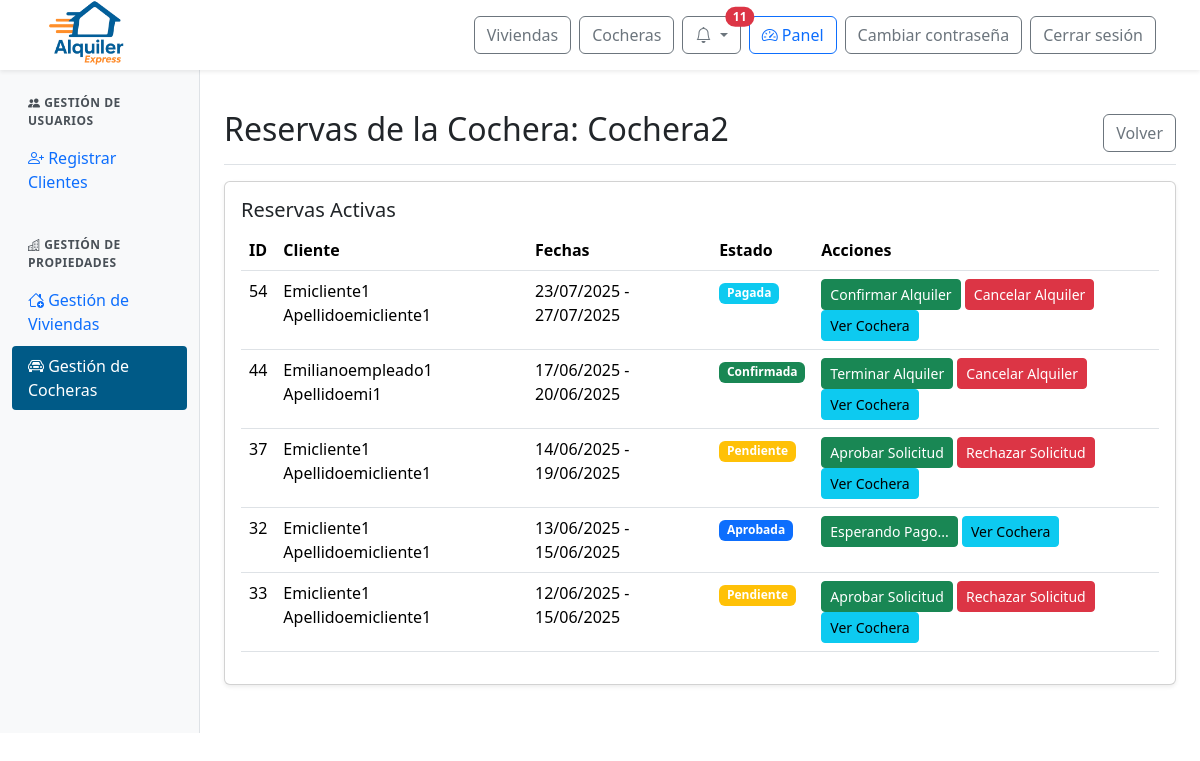
Page /panel/cocheras/reservas/2/ (signed in) on the earlier database version.
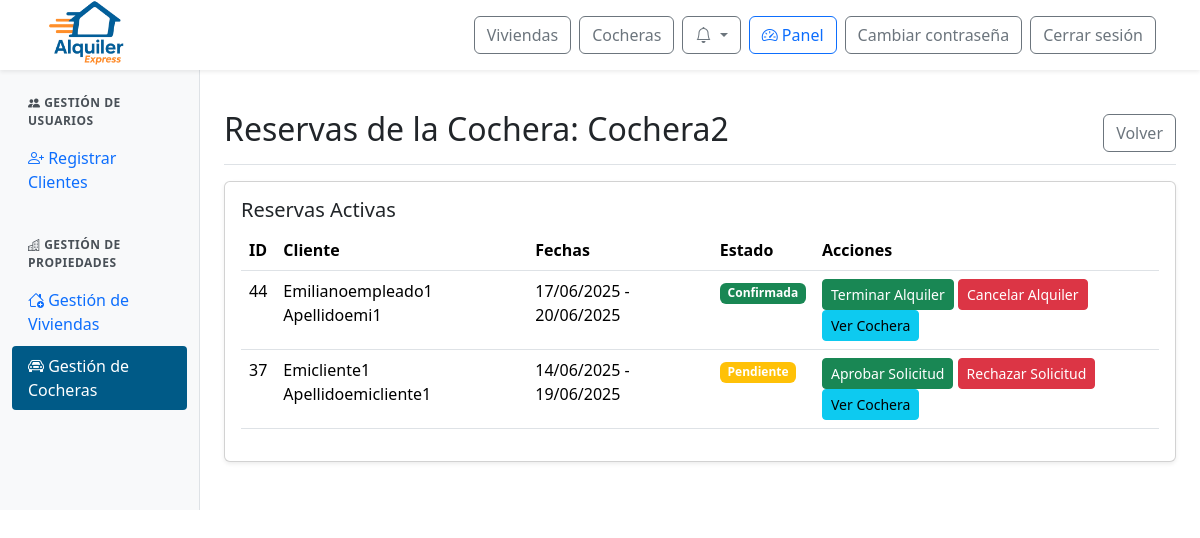
Same page on the later database version.
### web/models.py (models this page shows, shortened)
class Reserva(models.Model):
    id_reserva = models.AutoField(primary_key=True)
    fecha_inicio = models.DateField()
    fecha_fin = models.DateField()
    precio_total = models.DecimalField(max_digits=10, decimal_places=2)
    estado = models.ForeignKey(Estado, on_delete=models.SET_NULL, null=True)  # Aquí está el estado FK
    inmueble = models.ForeignKey(Inmueble, null=True, blank=True, on_delete=models.SET_NULL)
    cochera = models.ForeignKey(Cochera, null=True, blank=True, on_delete=models.SET_NULL)
    descripcion = models.TextField()
    aprobada_en = models.DateTimeField(null=True, blank=True)
    def cliente(self):
        rel = ClienteInmueble.objects.filter(reserva=self).first()
        return rel.cliente if rel else None

class ClienteInmueble(models.Model):
    id_cliente_inmueble = models.AutoField(primary_key=True)
    cliente = models.ForeignKey(Perfil, on_delete=models.CASCADE)  # FK a Perfil, no Usuario
    inmueble = models.ForeignKey(Inmueble, null=True, blank=True, on_delete=models.SET_NULL)
    cochera = models.ForeignKey(Cochera, null=True, blank=True, on_delete=models.SET_NULL)
    reserva = models.ForeignKey(Reserva, on_delete=models.CASCADE)

class Perfil(models.Model):
    id_perfil = models.AutoField(primary_key=True)
    usuario = models.OneToOneField(User, on_delete=models.CASCADE)
    dni = models.CharField(max_length=20)
    fecha_nacimiento = models.DateField(null=True, blank=True)

class Estado(models.Model):
    id_estado = models.AutoField(primary_key=True)
    nombre = models.CharField(max_length=100)

### web/views.py (the view)
# urls.py: path('panel/cocheras/reservas/<int:id_cochera>/', views.admin_cocheras_reservas, name='admin_cocheras_reservas'),
@login_required
@user_passes_test(is_admin_or_empleado)
def admin_cocheras_reservas(request, id_cochera):
    cochera = get_object_or_404(Cochera, id_cochera=id_cochera)
    reservas = Reserva.objects.filter(
        cochera=cochera,
        estado__nombre__in=["Pendiente", "Aprobada", "Pagada", "Confirmada"]
    ).order_by('-fecha_inicio')
    return render(request, 'admin/admin_cocheras_reservas.html', {'cochera': cochera, 'reservas': reservas})

### web/context_processors.py (called while the page is built)
def notifications(request):
    if request.user.is_authenticated:
        try:
            return {
                'notificaciones': request.user.perfil.notificacion_set.order_by('-fecha_creacion')[:10],
                'notificaciones_no_leidas': request.user.perfil.notificacion_set.filter(leido=False).count()
            }
        except Exception:
            return {}
    return {}

def is_client_context(request):
    return {'is_client': is_client(request.user)}

### web/templatetags/user_groups.py (called while the page is built)
@register.filter(name='has_group')
def has_group(user, group_name):
    if not user.is_authenticated:
        return False
    return user.groups.filter(name=group_name).exists()

### web/views.py (called while the page is built)
def is_admin_or_empleado(user):
    return user.is_authenticated and (user.is_staff or user.groups.filter(name="empleado").exists())

def is_client(user):
    return user.is_authenticated and user.groups.filter(name="cliente").exists()

### web/templates/admin/admin_cocheras_reservas.html (shortened to what this page needs)
{% extends 'admin/admin_base.html' %}
{% load static %}
{% block admin_content %}
<div class="d-flex justify-content-between flex-wrap flex-md-nowrap align-items-center pt-3 pb-2 mb-3 border-bottom">
  <h1 class="h2">Reservas de la Cochera: {{ cochera.nombre }}</h1>
  <a href="{% url 'admin_cocheras' %}" class="btn btn-outline-secondary">Volver</a>
</div>
<div class="card shadow-sm mb-4">
  <div class="card-body">
    <h5 class="card-title">Reservas Activas</h5>
    <div class="table-responsive">
      <table class="table table-hover">
        <thead>
          <tr>
            <th>ID</th>
            <th>Cliente</th>
            <th>Fechas</th>
            <th>Estado</th>
            <th>Acciones</th>
          </tr>
        </thead>
        <tbody>
          {% for reserva in reservas %}
          <tr>
            <td>{{ reserva.id_reserva }}</td>
            <td>
              {% if reserva.cliente %}
                {{ reserva.cliente.usuario.get_full_name|default:reserva.cliente.usuario.username }}
              {% else %}
                Cliente no disponible
              {% endif %}
            </td>
            <td>{{ reserva.fecha_inicio|date:"d/m/Y" }} - {{ reserva.fecha_fin|date:"d/m/Y" }}</td>
            <td>
              <span class="badge
                {% if reserva.estado.nombre == 'Confirmada' %}bg-success
                {% elif reserva.estado.nombre == 'Cancelada' %}bg-danger
                {% elif reserva.estado.nombre == 'Rechazada' %}bg-secondary
                {% elif reserva.estado.nombre == 'Pagada' %}bg-info
                {% elif reserva.estado.nombre == 'Aprobada' %}bg-primary
                {% elif reserva.estado.nombre == 'Pendiente' %}bg-warning
                {% elif reserva.estado.nombre == 'Finalizada' %}bg-dark
                {% else %}bg-warning{% endif %}">
                {{ reserva.estado.nombre }}
              </span>
            </td>
            <td>
              {% if reserva.estado.nombre == 'Pendiente' %}
                <button class="btn btn-sm btn-success" onclick="cambiarEstado('{{ reserva.id_reserva }}', 'Aprobada')">Aprobar Solicitud</button>
                <button class="btn btn-sm btn-danger" onclick="cambiarEstado('{{ reserva.id_reserva }}', 'Rechazada')">Rechazar Solicitud</button>
              {% elif reserva.estado.nombre == 'Aprobada' %}
                <button class="btn btn-sm btn-success">Esperando Pago...</button>
              {% elif reserva.estado.nombre == 'Pagada' %}
                <button class="btn btn-sm btn-success" onclick="cambiarEstado('{{ reserva.id_reserva }}', 'Confirmada')">Confirmar Alquiler</button>
                <button class="btn btn-sm btn-danger" onclick="cambiarEstado('{{ reserva.id_reserva }}', 'Cancelada')">Cancelar Alquiler</button>
              {% elif reserva.estado.nombre == 'Confirmada' %}
                <button class="btn btn-sm btn-success" onclick="cambiarEstado('{{ reserva.id_reserva }}', 'Finalizada')">Terminar Alquiler</button>
                <button class="btn btn-sm btn-danger" onclick="cambiarEstado('{{ reserva.id_reserva }}', 'Cancelada')">Cancelar Alquiler</button>
              {% endif %}
              <a href="{% url 'detalle_cochera' cochera.id_cochera %}" class="btn btn-sm btn-info">Ver Cochera</a>
            </td>
          </tr>
          {% empty %}
          <tr>
            <td colspan="5" class="text-center">No hay reservas activas</td>
          </tr>
          {% endfor %}
        </tbody>
      </table>
    </div>
  </div>
</div>
{% endblock %}

Differences in the rows shown:
no longer on this page (row edited): Reserva: id_reserva "54", cliente.usuario.get_full_name "Emicliente1 Apellidoemicliente1", fecha_inicio "23/07/2025", fecha_fin "27/07/2025", estado.nombre "Pagada"
no longer on this page (row edited): Reserva: id_reserva "32", cliente.usuario.get_full_name "Emicliente1 Apellidoemicliente1", fecha_inicio "13/06/2025", fecha_fin "15/06/2025", estado.nombre "Aprobada", shows "Esperando Pago..."
no longer on this page (row edited): Reserva: id_reserva "33", cliente.usuario.get_full_name "Emicliente1 Apellidoemicliente1", fecha_inicio "12/06/2025", fecha_fin "15/06/2025", estado.nombre "Pendiente"
Other differences:
{{ notificaciones_no_leidas }}: "11" → (not shown)
